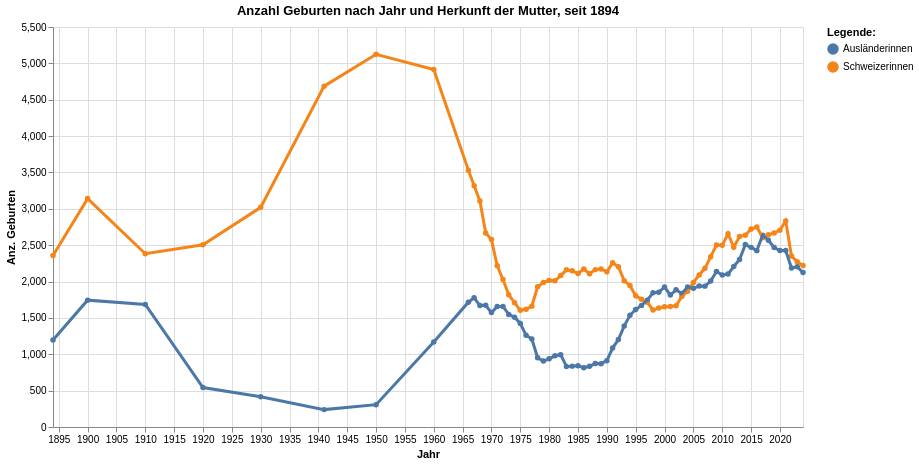

Notebook code cell kept with this figure:
### Code cell
grafik5 = mypy_dv.plot_altair_multiline_highlight(
    data = myAgg2.reset_index().sort_values('HerkunftMutterCd', ascending=True)
    ,x = 'StichtagDatJahr'
    ,y = 'sum_AnzGebuWir'
    ,x_beschriftung = 'Jahr'
    , y_beschriftung = 'Anz. Geburten'
    ,category = "HerkunftMutterLang"
    ,category_beschriftung= 'Legende:'
    ,warning_status = "ignore" #always or ignore
    ,myTitle="Anzahl Geburten nach Jahr und Herkunft der Mutter, seit "+data_min_date
)
grafik5

### Figure 1 — Vega-Lite specification as saved in the notebook (floating-point values rounded to 4 significant figures; data arrays with more than 128 entries replaced by an {"elided": "..."} marker saying what was removed)
{"config": {"view": {"continuousWidth": 300, "continuousHeight": 300}}, "layer": [{"mark": {"type": "circle"}, "encoding": {"color": {"field": "HerkunftMutterLang", "legend": {"orient": "right", "title": "Legende:"}, "type": "nominal"}, "opacity": {"value": 1.3}, "tooltip": [{"field": "StichtagDatJahr", "type": "temporal"}, {"field": "HerkunftMutterLang", "type": "nominal"}, {"field": "sum_AnzGebuWir", "type": "quantitative"}], "x": {"axis": {"title": "Jahr"}, "field": "StichtagDatJahr", "type": "temporal"}, "y": {"axis": {"title": "Anz. Geburten"}, "field": "sum_AnzGebuWir", "type": "quantitative"}}, "name": "view_11", "title": "Anzahl Geburten nach Jahr und Herkunft der Mutter, seit 1894"}, {"mark": {"type": "line"}, "encoding": {"color": {"field": "HerkunftMutterLang", "legend": {"orient": "right", "title": "Legende:"}, "type": "nominal"}, "size": {"condition": {"test": {"not": {"param": "param_11"}}, "value": 1.2}, "value": 3}, "tooltip": [{"field": "StichtagDatJahr", "type": "temporal"}, {"field": "HerkunftMutterLang", "type": "nominal"}, {"field": "sum_AnzGebuWir", "type": "quantitative"}], "x": {"axis": {"title": "Jahr"}, "field": "StichtagDatJahr", "type": "temporal"}, "y": {"axis": {"title": "Anz. Geburten"}, "field": "sum_AnzGebuWir", "type": "quantitative"}}, "title": "Anzahl Geburten nach Jahr und Herkunft der Mutter, seit 1894"}], "data": {"name": "data-e7b5d3f73838d9724c3a7278424b0cc3"}, "height": 400, "params": [{"name": "param_11", "select": {"type": "point", "fields": ["HerkunftMutterLang"], "nearest": true, "on": "pointerover"}, "views": ["view_11"]}], "width": 750, "$schema": "https://vega.github.io/schema/vega-lite/v5.8.0.json", "datasets": {"data-e7b5d3f73838d9724c3a7278424b0cc3": {"elided": "134 records"}}}
